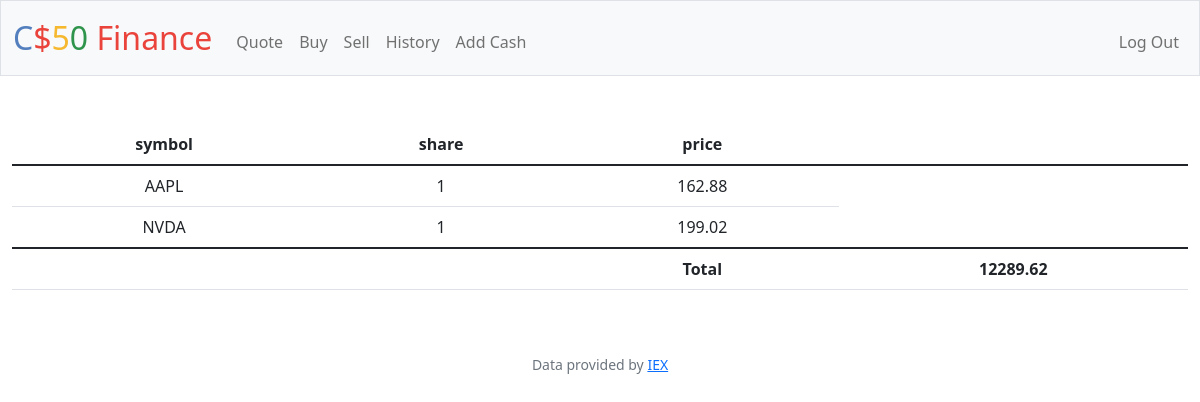
The page / (signed in) on the database its author committed.
### tables this page shows
CREATE TABLE 'transactions' ('id' INTEGER PRIMARY KEY AUTOINCREMENT NOT NULL, 'user_id' INTEGER, 'symbol' TEXT, 'shares' INTEGER, 'price' REAL, 'date' DATETIME);

CREATE TABLE users (id INTEGER PRIMARY KEY AUTOINCREMENT NOT NULL, username TEXT NOT NULL, hash TEXT NOT NULL, cash NUMERIC NOT NULL DEFAULT 10000.00);

### app.py (the view)
@app.route("/")
@login_required
def index():
    user_id = session["user_id"]
    transactions_db = db.execute("select symbol, sum(shares) as shares, price from transactions where user_id = ? group by symbol", user_id)
    cash_db = db.execute("select cash from users where id = ?", user_id)
    cash = cash_db[0]["cash"]
    return render_template("index.html", database = transactions_db, cash = cash)
    return apology("TODO")

### app.py (called while the page is built)
@app.after_request
def after_request(response):
    response.headers["Cache-Control"] = "no-cache, no-store, must-revalidate"
    response.headers["Expires"] = 0
    response.headers["Pragma"] = "no-cache"
    return response

### helpers.py (called while the page is built)
def login_required(f):
    @wraps(f)
    def decorated_function(*args, **kwargs):
        if session.get("user_id") is None:
            return redirect("/login")
        return f(*args, **kwargs)
    return decorated_function

### templates/index.html (shortened to what this page needs)
{% extends "layout.html" %}
{% block main %}
<table class="table">
    <thead>
      <tr>
        <th scope="col">symbol</th>
        <th scope="col">share</th>
        <th scope="col">price</th>
      </tr>
    </thead>
    <tbody>
        {% for row in database %}
        <tr>
            <td>{{row["symbol"]}}</td>
            <td>{{row["shares"]}}</td>
            <td>{{row["price"]}}</td>
        </tr>
        {% endfor %}
    </tbody>
    <tfoot>
        <tr>
            <td></td>
            <td></td>
            <th scope="1">Total</th>
            <th scope="1">{{cash}}</th>
        </tr>
    </tfoot>
  </table>
{% endblock %}

### rows shown on the page
transactions: symbol "NVDA", shares "1", price "199.02"
users: cash "12289.62"

### other values the page prints
{{ row["symbol"] }} "AAPL"
{{ row["shares"] }} "1"
{{ row["price"] }} "162.88"
